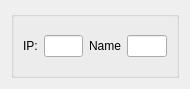
<?xml version="1.0" encoding="UTF-8"?>
<ui version="4.0">
 <class>OpenRGBKasaSmartSettingsEntryUi</class>
 <widget class="QWidget" name="OpenRGBKasaSmartSettingsEntryUi">
  <property name="geometry">
   <rect>
    <x>0</x>
    <y>0</y>
    <width>190</width>
    <height>89</height>
   </rect>
  </property>
  <property name="sizePolicy">
   <sizepolicy hsizetype="Expanding" vsizetype="Expanding">
    <horstretch>0</horstretch>
    <verstretch>0</verstretch>
   </sizepolicy>
  </property>
  <property name="windowTitle">
   <string>Form</string>
  </property>
  <layout class="QGridLayout" name="gridLayout">
   <item row="1" column="0" colspan="2">
    <widget class="QGroupBox" name="groupBox">
     <property name="title">
      <string/>
     </property>
     <layout class="QGridLayout" name="gridLayout_2">
      <item row="1" column="5">
       <widget class="QLineEdit" name="NameEdit"/>
      </item>
      <item row="1" column="0">
       <widget class="QLabel" name="IPLabel">
        <property name="text">
         <string>IP:</string>
        </property>
       </widget>
      </item>
      <item row="1" column="3">
       <widget class="QLineEdit" name="IPEdit"/>
      </item>
      <item row="1" column="4">
       <widget class="QLabel" name="NameLabel">
        <property name="text">
         <string>Name</string>
        </property>
       </widget>
      </item>
     </layout>
    </widget>
   </item>
  </layout>
 </widget>
 <tabstops>
  <tabstop>IPEdit</tabstop>
 </tabstops>
 <resources/>
 <connections/>
</ui>
